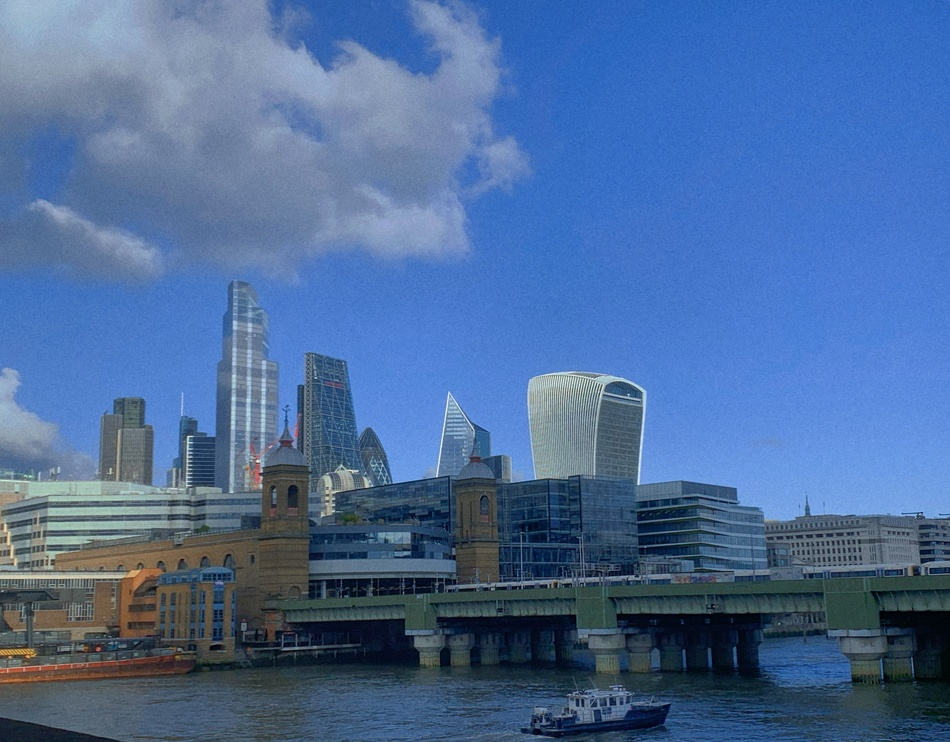
#> input picture image_Frosted glass/assets/CityofLondon.JPG, 950 x 742 px, shrunk from 3871 x 3024 before the run
$ python main.py
#> lines starting #> are read from the running program, lines starting #| are printed output that depends on the picture
import cv2
import numpy as np
import matplotlib.pyplot as plt

# # read the image
# img = cv2.imread("assets/Londoneye.JPG", cv2.IMREAD_UNCHANGED)
# rows, cols, chn = img.shape
#
# # add noise
# for i in range(50000):
#     x = np.random.randint(0, rows)
#     y = np.random.randint(0, cols)
#     img[x, y, :] = 255
#
# cv2.imshow("noise", img)
#
# # Wait for the show
# cv2.waitKey(0)
# cv2.destroyAllWindows() //噪点
#
# src = cv2.imread('assets/Londoneye.JPG', cv2.IMREAD_UNCHANGED)
#
# #Set the convolution kernel
# kernel = np.ones((20,20), np.uint8)
#
# #图像顶帽运算
# result = cv2.morphologyEx(src, cv2.MORPH_TOPHAT, kernel)
#
# cv2.imshow("src", src)
# cv2.imshow("result", result)
#
# cv2.waitKey(0)
# cv2.destroyAllWindows()


# # Read the original image grayscale color
# img = cv2.imread('assets/CityofLondon.JPG', 0)
# print(img.shape)
#
# #Gets the height and width of the image
# rows, cols = img.shape[:]
#
# #Convert the image from two dimensional pixels to one dimensional pixels
# data = img.reshape((rows * cols, 1))
# data = np.float32(data)
#
# #Define the center (type,max_iter,epsilon)
# criteria = (cv2.TERM_CRITERIA_EPS +
#             cv2.TERM_CRITERIA_MAX_ITER, 10, 1.0)
#
# #set the label
# flags = cv2.KMEANS_RANDOM_CENTERS
#
# #K-means clustering aggregates into 4 categories
# compactness, labels, centers = cv2.kmeans(data, 4, None, criteria, 10, flags)
#
# #Generate the final image
# dst = labels.reshape((img.shape[0], img.shape[1]))
#
# #Used to display Chinese labels normally
# plt.rcParams['font.sans-serif']=['SimHei']
#
# #show the image
# titles = [u'原始图像', u'聚类图像']
# images = [img, dst]
# for i in range(2):
#    plt.subplot(1,2,i+1), plt.imshow(images[i], 'gray'),
#    plt.title(titles[i])
#    plt.xticks([]),plt.yticks([])
# plt.show()


#read the image
src = cv2.imread('assets/CityofLondon.JPG')
#> src is the input picture: shape (742, 950, 3); mean B, G, R 154.4, 107.7, 75.7

# New target image
dst = np.zeros_like(src)

# Gets the image rows and columns
rows, cols = src.shape[:2]
#> rows = 742; cols = 950

# Define offsets and random numbers
offsets = 70
random_num = 10

#Frosted glass effect: the color of the random pixel in the neighborhood of the pixel is replaced by the color of the current pixel
for y in range(rows - offsets):
    for x in range(cols - offsets):
        random_num = np.random.randint(0,offsets)
        dst[y,x] = src[y + random_num,x + random_num]
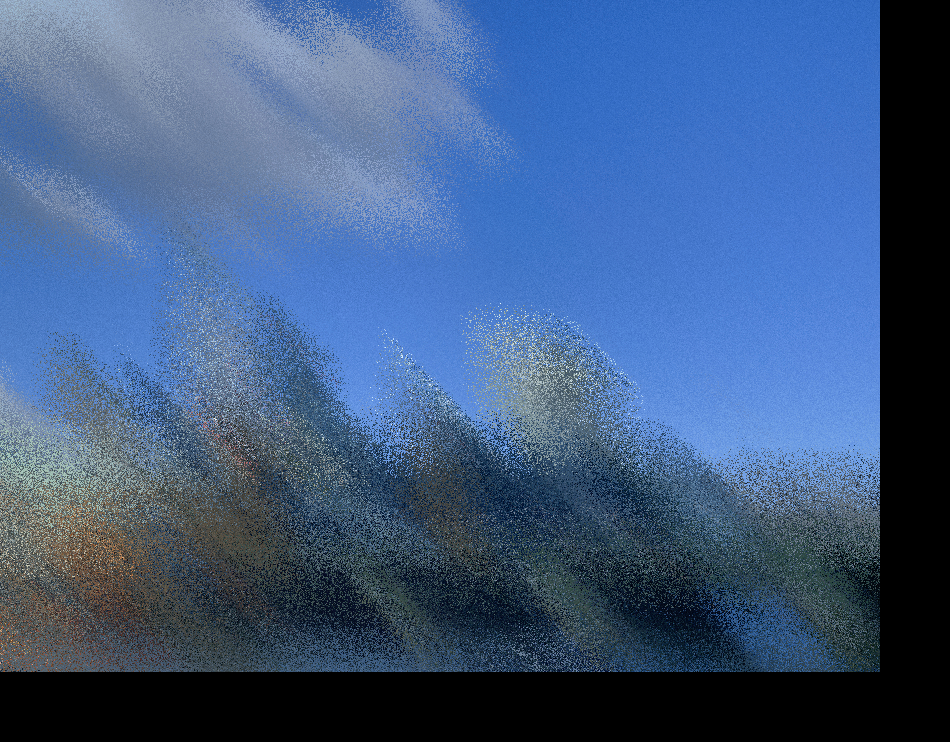
#> dst: shape (742, 950, 3); mean B, G, R 130.4, 91, 64.1

#show the image
cv2.imshow('src',src)
cv2.imshow('dst',dst)

cv2.waitKey()
cv2.destroyAllWindows()
